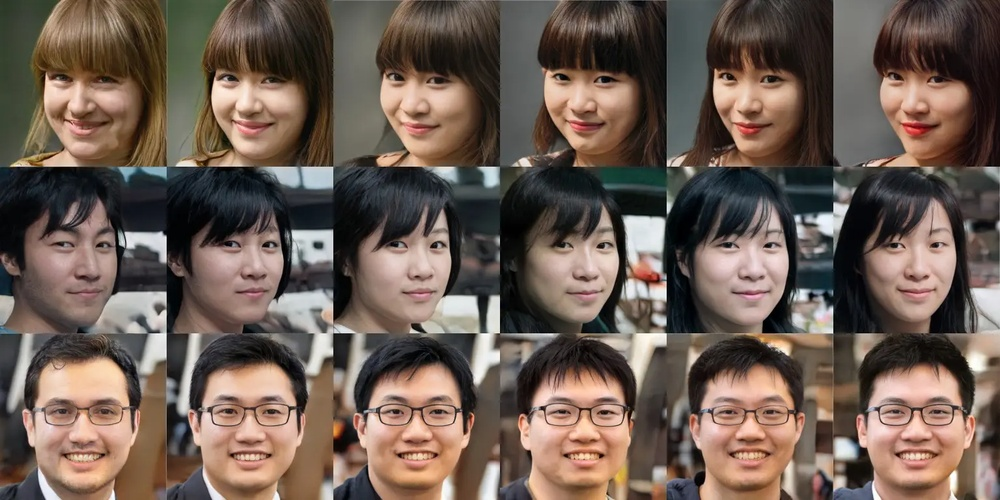
#> input picture a.jpg, 1000 x 500 px, shrunk from 1536 x 768 before the run
$ python main.py
#> lines starting #> are read from the running program, lines starting #| are printed output that depends on the picture; after the words box and inside, x2 and y2 are one past the last pixel; in counts of white or black regions, pixels touching at a corner belong together
import cv2

STEP = 3

# 读取画面
img = cv2.imread('a.jpg')
#> img is the input picture: shape (500, 1000, 3); mean B, G, R 82.8, 92.8, 109.2
img_gray = cv2.cvtColor(img, cv2.COLOR_BGR2GRAY)
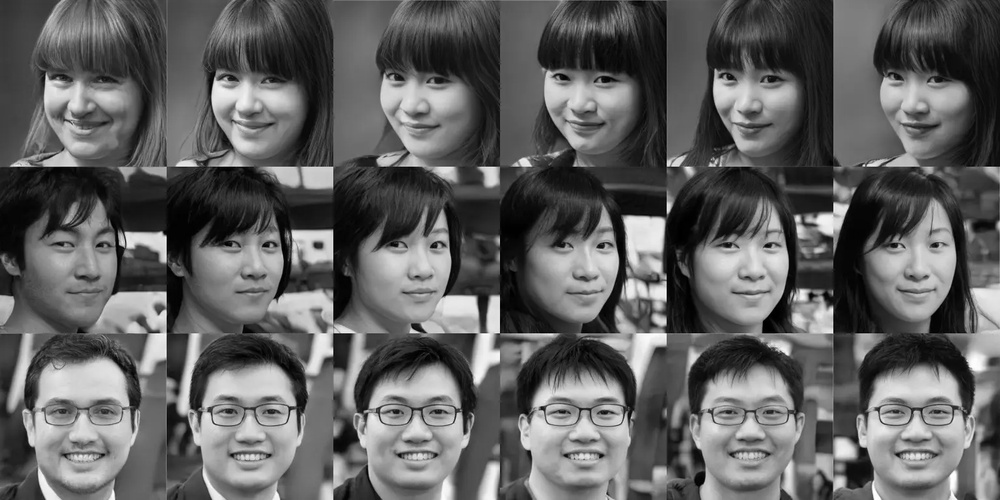
#> img_gray: shape (500, 1000); min 0, max 255, mean 96.6

# 导入模型
face_detector = cv2.CascadeClassifier('./weight/haarcascade_frontalface_default.xml')

# 调整minNeighbors确保可以探测有且只有一个人脸
inspection_quality = 40
detections = face_detector.detectMultiScale(img_gray, scaleFactor=1.1, minNeighbors=inspection_quality)
#> detections = [[860, 204, 111, 111], [187, 364, 121, 121], [527, 365, 120, 120], [857, 365, 119, 119], [22, 364, 122, 122], [356, 365, 120, 120], [688, 368, 115, 115]]
while True:
    while len(detections) != 1:
        if(len(detections) < 1):
            inspection_quality = inspection_quality - STEP
            detections = face_detector.detectMultiScale(img_gray, scaleFactor=1.1, minNeighbors=inspection_quality)
        elif(len(detections) > 1):
            inspection_quality = inspection_quality + (STEP + 2)
            detections = face_detector.detectMultiScale(img_gray, scaleFactor=1.1, minNeighbors=inspection_quality)
#> this loop made 7 passes
#> (inspection_quality, detections) on passes 5 to 7: (65, [[187, 364, 121, 121], [356, 365, 120, 120]]), (70, [[187, 364, 121, 121], [356, 365, 120, 120]]), (75, [[356, 365, 120, 120]])
#> inspection_quality on passes 1 to 4: 45, 50, 55, 60
#> after the loop, inspection_quality = 75
    while len(detections) == 1:
        for x,y,w,h in detections:
            cv2.rectangle(img, (x, y), (x + w, y + h), (0, 255, 0))
#> this loop made 1 pass
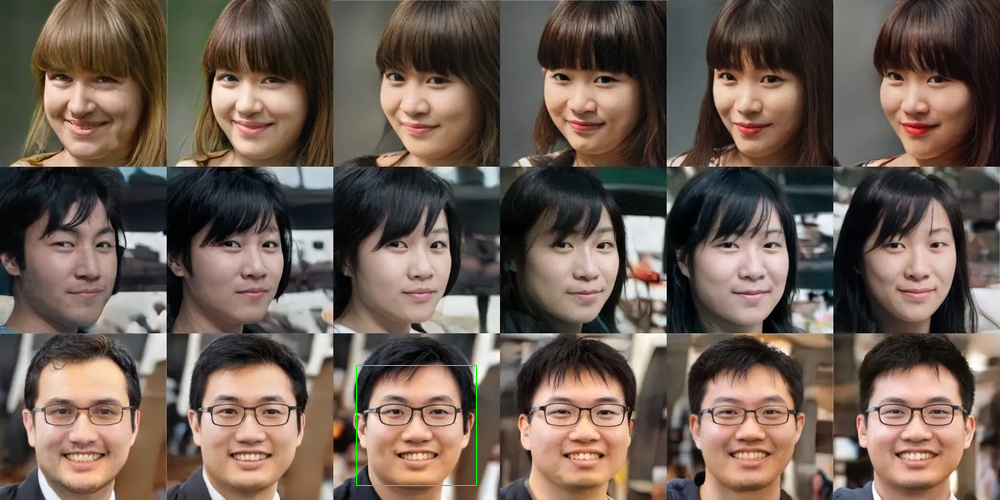
#> img: shape (500, 1000, 3); 0.1% of pixels changed, all inside (x1, y1, x2, y2) = (356, 365, 477, 486)

        while True:
            key = cv2.waitKey(0)
#> (key q is pressed here)
            cv2.imshow('img', img)
            if key == ord('q'):
                exit()
#> (the program exits here)
